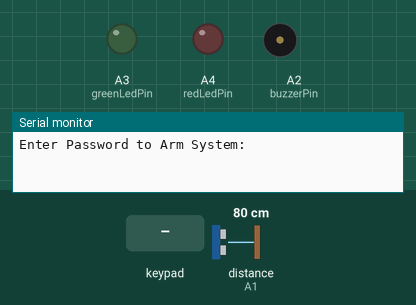
A sketch run on a simulated Arduino Uno, built with avr-gcc and run on an emulated ATmega328P. Parts: output pins drawn as LEDs (lit = HIGH), buzzer (waves = sounding, pin HIGH), the last lines printed to the serial monitor. Inputs (shaded band) come from the test bench; at power-on: distance to the obstacle (sensor on A1) 80 cm. The echo pulse lasts 58.3 µs per cm; pins used as bus, display or sensor lines are not drawn.

Above: at 4.2 s.
4.3 s: keypad keys 2 3 5 6 # pressed 0.4 s apart
At 7.2 s:
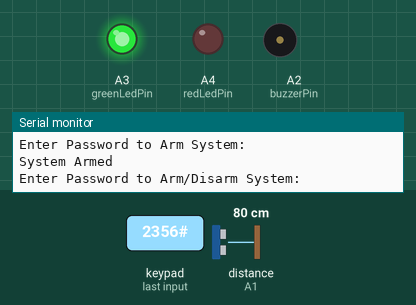
7.8 s: distance to the obstacle (sensor on A1) set to 21 cm
9.3 s: distance to the obstacle (sensor on A1) set to 17 cm
At 10.7 s:
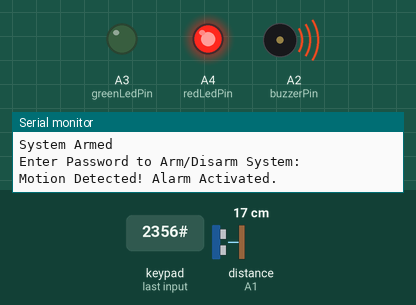
Timing chart, 0 to 12.3 s (numbered marks = the images above; inputs shaded):
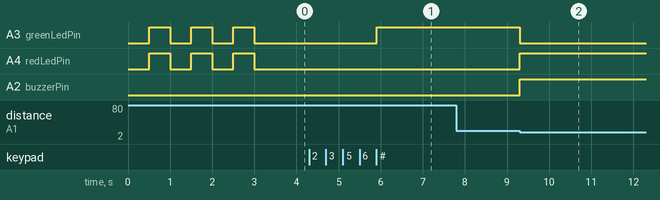

The sketch:

withouti2c_4piezo.ino
```cpp
#include <Keypad.h>

const byte ROWS = 4;
const byte COLS = 4;
char keys[ROWS][COLS] = {
  {'1','2','3','A'},
  {'4','5','6','B'},
  {'7','8','9','C'},
  {'*','0','#','D'}
};
byte rowPins[ROWS] = {9, 8, 7, 6};
byte colPins[COLS] = {5, 4, 3, 2};
Keypad keypad = Keypad(makeKeymap(keys), rowPins, colPins, ROWS, COLS);

const int trigPin = A0;
const int echoPin = A1;

const int buzzerPin = A2;
const int greenLedPin = A3;
const int redLedPin = A4;

String password = "2356";
String input = "";
bool systemArmed = false;
bool alarmActive = false;

void setup() {
  pinMode(trigPin, OUTPUT);
  pinMode(echoPin, INPUT);
  pinMode(buzzerPin, OUTPUT);
  pinMode(greenLedPin, OUTPUT);
  pinMode(redLedPin, OUTPUT);
  Serial.begin(9600);
  digitalWrite(greenLedPin, LOW);
  digitalWrite(redLedPin, LOW);
  delay(500);
  digitalWrite(greenLedPin, HIGH);
  digitalWrite(redLedPin, HIGH);
  delay(500);
  digitalWrite(greenLedPin, LOW);
  digitalWrite(redLedPin, LOW);
  delay(500);
  digitalWrite(greenLedPin, HIGH);
  digitalWrite(redLedPin, HIGH);
  delay(500);
  digitalWrite(greenLedPin, LOW);
  digitalWrite(redLedPin, LOW);
  delay(500);
  digitalWrite(greenLedPin, HIGH);
  digitalWrite(redLedPin, HIGH);
  delay(500);
  digitalWrite(greenLedPin, LOW);
  digitalWrite(redLedPin, LOW);
  Serial.println("Enter Password to Arm System:");
}

void loop() {
  char key = keypad.getKey();

  if (key) {
    if (key == '#') {
      if (input == password) {
        systemArmed = !systemArmed;
        if (systemArmed) {
          Serial.println("System Armed");
          digitalWrite(greenLedPin, HIGH);
        } else {
          Serial.println("System Disarmed");
          alarmActive = false;
          digitalWrite(buzzerPin, LOW);
          digitalWrite(greenLedPin, HIGH);
          digitalWrite(redLedPin, LOW);
        }
        input = "";
      } else {
        Serial.println("Wrong Password");
        alarmActive = true;
        input = "";
      }
      Serial.println("Enter Password to Arm/Disarm System:");
    } else if (key == '*') {
      input = "";
      Serial.println("Enter Password to Arm/Disarm System:");
    } else {
      input += key;
    }
  }

  if (systemArmed && !alarmActive) {
    if (detectMotion()) {
      alarmActive = true;
      soundAlarm();
    }
  }

  if (alarmActive) {
    if (input.length() > 0 && key == '#') {
      if (input == password) {
        alarmActive = false;
        digitalWrite(buzzerPin, LOW);
        digitalWrite(redLedPin, LOW);
        digitalWrite(greenLedPin, HIGH);
        Serial.println("Correct Password. Alarm Deactivated.");
        delay(2000);
        digitalWrite(greenLedPin, LOW);
      } else {
        digitalWrite(redLedPin, HIGH);
        Serial.println("Incorrect Password. Alarm Continues.");
      }
      input = "";
      Serial.println("Enter Password to Disarm Alarm:");
    }
  }
}

bool detectMotion() {
  digitalWrite(trigPin, LOW);
  delayMicroseconds(2);
  digitalWrite(trigPin, HIGH);
  delayMicroseconds(10);
  digitalWrite(trigPin, LOW);

  long duration = pulseIn(echoPin, HIGH);
  long distance = (duration / 2) / 29.1;

  if (distance < 20) { // Adjust the distance threshold as needed
    return true;
  } else {
    return false;
  }
}

void soundAlarm() {
  digitalWrite(greenLedPin, LOW);
  digitalWrite(buzzerPin, HIGH);
  digitalWrite(redLedPin, HIGH);
  Serial.println("Motion Detected! Alarm Activated.");
}
```

Measured:
- the behaviour switches between 20 and 19 cm on distance to the obstacle (sensor on A1) (found by bisection; images 1 and 2)
- after the input at 4.3 s, A3 (greenLedPin): LOW → HIGH after 1.6 s
- after the input at 7.8 s, every drawn part: stays the same
- after the input at 9.3 s, A3 (greenLedPin): HIGH → LOW at once; A4 (redLedPin), A2 (buzzerPin): LOW → HIGH at once
